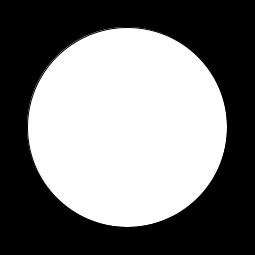
Frame 1 (no input)
Frame 60 (the mouse pressed at the canvas centre just before this capture): identical to frame 1, image omitted
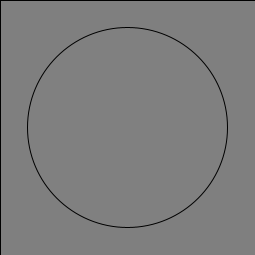
Frame 120 (the mouse held since frame 60 and released just before this capture)

The Processing sketch that drew these frames (run headless with seeded random() and noise(); from frame 60 on, the mouse is pressed at the canvas centre):

// Processing sketch: processing_116443
// ── processing_116443.pde

// background changes as
// mouse travels across-
// size is 255, so each movement changes
// fill of background and fill of circle

void setup(){
  size(255,255);
  smooth();
  background(255);
  ellipseMode(CENTER);
  
}



void draw(){
 
  fill ( mouseX);
  rect (0, 0, width, height);
  
  fill( abs(mouseX-255));
  ellipse(width/2, height/2, 200, 200);  
  
}
